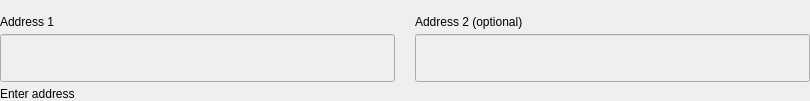
                       <widget class="QFrame" name="profile_comp_address_frame">
                        <layout class="QGridLayout" name="profile_comp_address_layout">
                         <property name="leftMargin">
                          <number>0</number>
                         </property>
                         <property name="topMargin">
                          <number>15</number>
                         </property>
                         <property name="rightMargin">
                          <number>0</number>
                         </property>
                         <property name="bottomMargin">
                          <number>0</number>
                         </property>
                         <property name="horizontalSpacing">
                          <number>20</number>
                         </property>
                         <property name="verticalSpacing">
                          <number>5</number>
                         </property>
                         <item row="1" column="1">
                          <widget class="QLabel" name="profile_comp_address_2">
                           <property name="text">
                            <string>Address 2 (optional)</string>
                           </property>
                          </widget>
                         </item>
                         <item row="2" column="0">
                          <widget class="QLineEdit" name="profile_comp_address_1_input">
                           <property name="enabled">
                            <bool>false</bool>
                           </property>
                           <property name="minimumSize">
                            <size>
                             <width>395</width>
                             <height>48</height>
                            </size>
                           </property>
                           <property name="maximumSize">
                            <size>
                             <width>395</width>
                             <height>48</height>
                            </size>
                           </property>
                          </widget>
                         </item>
                         <item row="2" column="1">
                          <widget class="QLineEdit" name="profile_comp_address_2_input">
                           <property name="enabled">
                            <bool>false</bool>
                           </property>
                           <property name="minimumSize">
                            <size>
                             <width>395</width>
                             <height>48</height>
                            </size>
                           </property>
                           <property name="maximumSize">
                            <size>
                             <width>395</width>
                             <height>48</height>
                            </size>
                           </property>
                          </widget>
                         </item>
                         <item row="3" column="0">
                          <widget class="QLabel" name="profile_comp_address_1_error">
                           <property name="text">
                            <string>Enter address</string>
                           </property>
                          </widget>
                         </item>
                         <item row="1" column="0">
                          <widget class="QLabel" name="profile_comp_address">
                           <property name="text">
                            <string>Address 1</string>
                           </property>
                          </widget>
                         </item>
                        </layout>
                       </widget>
